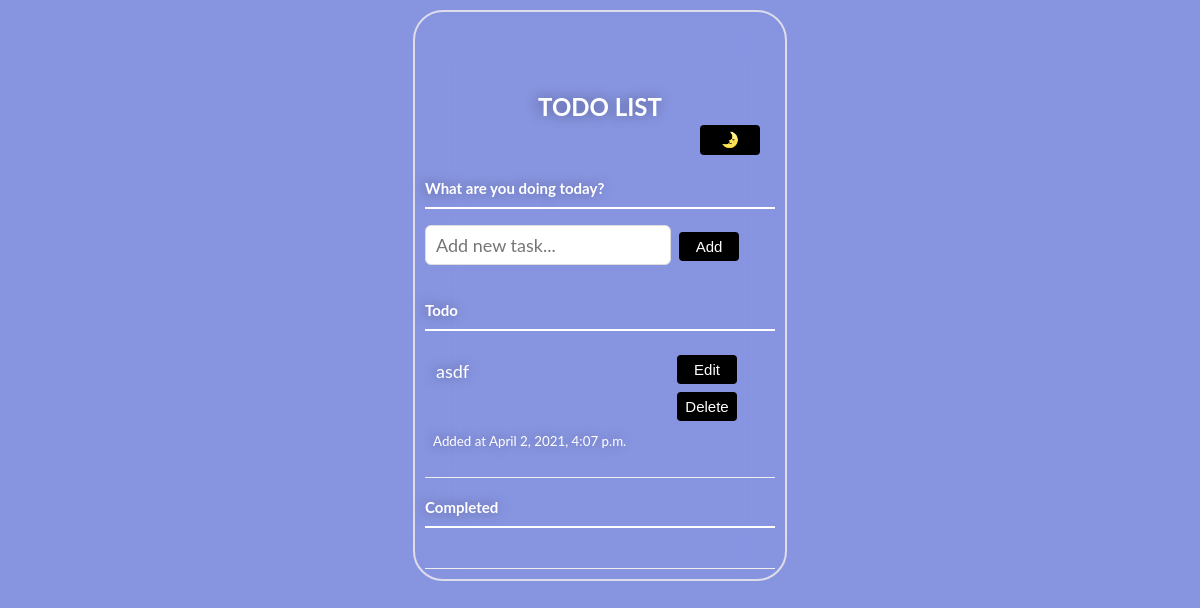
Before: / with the older database file.
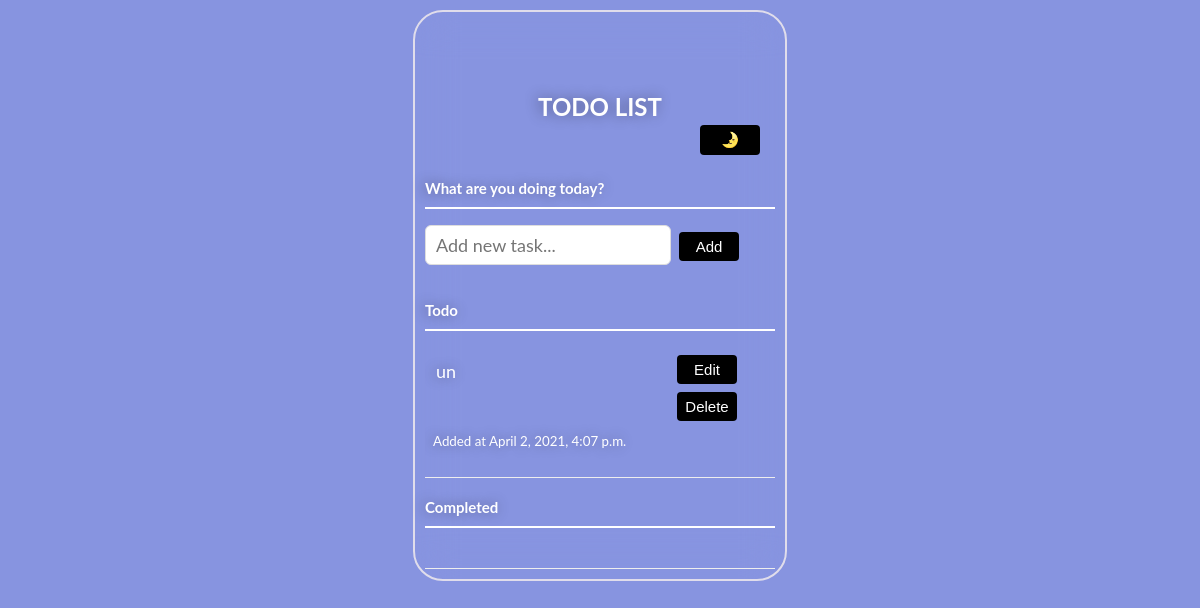
After: the same page with the newer database file.
### Todo/models.py (models this page shows, shortened)
class Task(models.Model):
    title = models.CharField(max_length=200)
    complete = models.BooleanField(default=False)
    created = models.DateTimeField(auto_now_add=True)

### Todo/views.py (the view)
# urls.py: 2. Add a URL to urlpatterns:  path('', views.home, name='home')
def home(request):
    tasks = Task.objects.all()
    form = TaskForm()
    if request.method == 'POST':
        form = TaskForm(request.POST)
        if form.is_valid():
            form.save()
        return redirect('/')
    context = {'form':form, 'tasks':tasks}
    return render(request, 'index.html', context)

### Todo/forms.py
class TaskForm(forms.ModelForm):
    title = forms.CharField(widget= forms.TextInput(attrs={'placeholder': 'Add new task...' }))
    class Meta:
        model = Task
        fields = ['title','complete']

### Todo/templates/index.html (shortened to what this page needs)
{% extends '_base.html' %}
	{% block contain %}
		<h3>What are you doing today?</h3>
		<form action="/" method="post">
		<p>
			{{ form.title }}
			<button type="submit">Add</button>
		</p>
		</form>
		<h3>Todo</h3>
		<ul id="incomplete-tasks" class="drop-items" >
			{% for items in tasks %}
			<li>
			<label>{{ items.title }}</label>
			<button class="edit" onclick="document.location='{% url 'update' items.id %}'">Edit</button>
			<button class="delete" onclick="document.location='{% url 'delete_task' items.id %}'">Delete</button>
			<small style="margin:6px; padding:2px;">Added at {{ items.created }}</small>
			</li>
		<h3>Completed</h3>
		<ul id="completed-tasks" class="drop-completed">
			<li>
			</li>
		</ul>
			{% endfor %}
		</ul>
	</div>
    {% endblock contain %}

Changed rows visible on the page:
changed Task: title "asdf" → "un"
